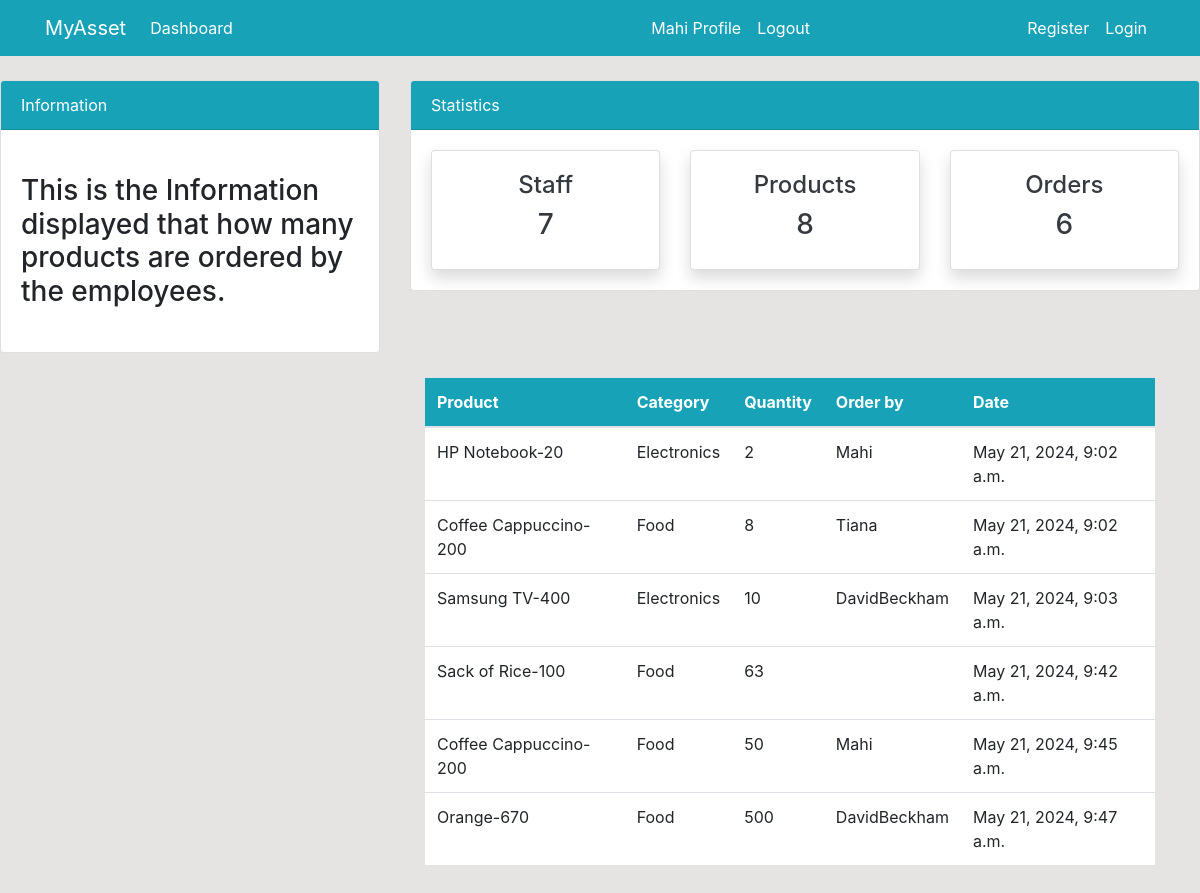
Screenshot of /order/ (signed in) with the database file from the repository.
### dashboard/models.py (models this page shows, shortened)
class Order(models.Model):
    product = models.ForeignKey(Product, on_delete=models.CASCADE, null=True)
    staff = models.ForeignKey(User, models.CASCADE, null=True)
    order_quantity = models.PositiveIntegerField(null=True)
    date = models.DateTimeField(auto_now_add=True)
    class Meta:
      verbose_name_plural = 'Order'

class Product(models.Model):
    name= models.CharField(max_length=100, null=True)
    category = models.CharField(max_length=20, choices=CATEGORY, null=True)
    quantity = models.PositiveIntegerField(null=True)
    class Meta:
      verbose_name_plural = 'Product'
    def __str__(self):
        return f'{self.name}-{self.quantity}'

### dashboard/views.py (the view)
# urls.py: path('order/', views.order, name='dashboard-order'),
@login_required(login_url='user-login')
def order(request):
    orders = Order.objects.all()
    orders_count = orders.count()
    workers_count = User.objects.all().count()
    product_count = Product.objects.all().count()
    context = {
        'orders':orders,
        'workers_count': workers_count,
        'orders_count': orders_count,
        'product_count': product_count
    }
    return render(request, 'dashboard/order.html', context)

### templates/dashboard/order.html (shortened to what this page needs)
{% extends 'partials/base.html' %}
{% block content %}
{% include 'partials/topnav.html' %}
    <div class="container">
        <div class="row my-4">
            <div class="col-md-4">
            </div>
            <div class="col-md-8">
                <table class="table bg-white">
                    <thead class="bg-info">
                        <tr class="text-white">
                            <th scope="col">Product</th>
                            <th scope="col">Category</th>
                            <th scope="col">Quantity</th>
                            <th scope="col">Order by</th>
                            <th scope="col">Date</th>
                        </tr>
                    </thead>
                    <tbody>
                        {% for orders in orders %}
                        <tr>
                            <td>{{ orders.product }}</td>
                            <td>{{ orders.product.category }}</td>
                            <td>{{ orders.order_quantity }}</td>
                            <td>{{ orders.staff.username }}</td>
                            <td>{{ orders.date }}</td>
                        </tr>
                        {% endfor %}
                    </tbody>
                </table>
            </div>
        </div>
    </div>
{% endblock  %}

### templates/partials/nav.html (shortened to what this page needs)
<nav class="navbar navbar-expand-lg navbar-info bg-info">
    <div class="container">
        <a class="navbar-brand text-white" href="{% url 'dashboard-index' %}">MyAsset</a>
        <div class="collapse navbar-collapse" id="navbarSupportedContent">
            <ul class="navbar-nav mr-auto">
                <li class="nav-item active">
                    <a class="nav-link text-white" href="{% url 'dashboard-index' %}">Dashboard </a>
                </li>
            </ul>
            <ul class="navbar-nav ml-auto">
                <li class="nav-item active">
                    <a class="nav-link text-white" href="{% url 'user-profile' %}">{{ user.username }} Profile
                        <span class="sr-only">(current)</span></a>
                </li>
                <li class="nav-item">
                    <a class="nav-link text-white" href="{% url 'user-logout' %}">Logout</a>
                </li>
            </ul>
            <ul class="navbar-nav ml-auto">
                <li class="nav-item active">
                    <a class="nav-link text-white" href="{% url 'user-register' %}">Register </a>
                </li>
                <li class="nav-item">
                    <a class="nav-link text-white" href="{% url 'user-login' %}">Login</a>
                </li>
            </ul>
        </div>
    </div>
</nav>

### static/style.css (style rules this page uses)
body { background: rgb(230, 227, 227); }

### rows the page displays
Order: product "HP Notebook-20", product.category "Electronics", order_quantity "2", staff.username "Mahi", date "May 21, 2024, 9:02 a.m."
Order: product "Coffee Cappuccino-200", product.category "Food", order_quantity "8", staff.username "Tiana", date "May 21, 2024, 9:02 a.m."
Order: product "Samsung TV-400", product.category "Electronics", order_quantity "10", staff.username "DavidBeckham", date "May 21, 2024, 9:03 a.m."
Order: product "Sack of Rice-100", product.category "Food", order_quantity "63", date "May 21, 2024, 9:42 a.m."
Order: product "Coffee Cappuccino-200", product.category "Food", order_quantity "50", staff.username "Mahi", date "May 21, 2024, 9:45 a.m."
Order: product "Orange-670", product.category "Food", order_quantity "500", staff.username "DavidBeckham", date "May 21, 2024, 9:47 a.m."

### other values shown
{{ user.username }} "Mahi"
{{ workers_count }} "7"
{{ product_count }} "8"
{{ orders_count }} "6"
